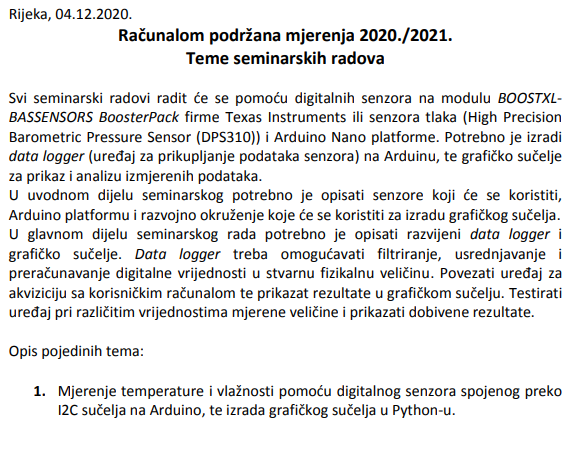
#> input picture assignment.png, 588 x 472 px; its folder holds only this picture in this run
$ python -i RPM_python.py   (imports and definitions only)
#> lines starting #> are read from the running program, lines starting #| are printed output that depends on the picture
# To do ---------------------------------------------------------------------------------------------------------------

# Legend for live graph
# Error handling
# Temperature and humidity in one file, 2 columns


# Libraries ---------------------------------------------------------------------------------------------------------------
from tkinter import *
from tkinter import messagebox
import tkinter as tk
import tkinter.ttk as ttk
import tkinter.font as font

import serial
import serial.tools.list_ports
from serial import *
from serial import Serial

from threading import Thread
import time

import matplotlib.pyplot as plt
import matplotlib.animation as animation
from matplotlib import style

import numpy as np
import pandas as pd


# Global Variables ---------------------------------------------------------------------------------------------------------------
timeTempHumFile = "data/timeTempHum.txt"
tempFileName = "data/temp.cvs"
humFileName = "data/hum.cvs"

# [1 line not run here, left out]
serialThreadBoolean = False
# [1 line not run here, left out]
textFileLines = 0

numberOfGraphPoints = 15


# Functions ---------------------------------------------------------------------------------------------------------------
# Tkinter -------------------
def selectionClear(*args):
	root.focus()
	pass

def onClosing():
	root.destroy()
	pass

# [151 lines left out: functions showHideText, tempStatsWindow, humStatsWindow, allStatsWindow, not called in this run]

def tempStatistics():
	tempStatsWindow()
	tempHistogram()

def humStatistics():
	humStatsWindow()
	humHistogram()

def allStatistics():
	allStatsWindow()
	allHistograms()

# Serial -------------------
def serialPorts():
	return [p.device for p in serial.tools.list_ports.comports()]
	pass

# [14 lines left out: functions serialInit, startSerialThread, not called in this run]

def stopSerialThread():
	global serialThreadBoolean
	serialThreadBoolean = False

# [16 lines left out: functions serialPortToLine, graphSecondsInit, not called in this run]

def animateSeconds(i):
	linesS = []
	if textFileLines >= numberOfGraphPoints:
		head = []
		with open(timeTempHumFile) as myfile:
			head = [next(myfile) for x in range(numberOfGraphPoints)]
		head.reverse()
		linesS = listToString(head).split('\n')
	else:
		head = []
		for line in reversed(list(open(timeTempHumFile))):
			head += line.rstrip() + "\n"
		linesS = listToString(head).split('\n')

	timesS = []
	temperaturesS = []
	humiditiesS = []
	for oneLine in linesS:
		if len(oneLine) > 1:
			tTimeS, tTempS, tHumS = oneLine.split(',')
			tTimeS = tTimeS[3:len(tTimeS)]
			timesS.append(tTimeS)
			temperaturesS.append(int(tTempS))
			humiditiesS.append(int(tHumS))
		axisSeconds.clear()
		axisSeconds.plot(timesS, temperaturesS, label='Temperature')
		axisSeconds.plot(timesS, humiditiesS, label='Humidity')

def showSecondsGraph():
	animationSeconds = animation.FuncAnimation(figureSeconds, animateSeconds, interval=1000)
	plt.show()

# [72 lines left out: functions tempHistogram, humHistogram, allHistograms, resetFiles, listToString, getTempFile and 2 more, not called in this run]

def addTimeToLine():
	global line
	line = time.strftime("%H:%M:%S") + "," + line + "\n"

# [23 lines left out: functions addToHumFile, addToTempFile, updateValues, not called in this run]

def loopMain():
	time.sleep(.1)
	main()

# [11 lines left out: function main, not called in this run]


# Tkinter window ---------------------------------------------------------------------------------------------------------------
# [5 lines not run here, left out]

# Fonts ----------------------------------------------
buttonFont = font.Font(family='Helvetica', size='15')
textFont = font.Font(family='Helvetica', size='12')
titleFont = font.Font(family='Helvetica', size='30')
toplevelTitleFont = font.Font(family='Helvetica', size='20')

# Mainframe ---------------------------------------------------------------------------------------------------------------
# [1 line that did not run here, left out]
# [1 line not run here, left out]

# [1 line that did not run here, left out]
# [1 line not run here, left out]
# [1 line that did not run here, left out]

# [1 line that did not run here, left out]
# [1 line not run here, left out]
# [1 line that did not run here, left out]

# [1 line that did not run here, left out]
# [4 lines not run here, left out]
# [1 line that did not run here, left out]

# [1 line that did not run here, left out]
# [1 line not run here, left out]

# [1 line that did not run here, left out]
# [1 line not run here, left out]
# [1 line that did not run here, left out]

# [1 line that did not run here, left out]
# [1 line not run here, left out]
# [1 line that did not run here, left out]

# [1 line that did not run here, left out]
# [1 line not run here, left out]

# [1 line that did not run here, left out]
# [1 line not run here, left out]
# [1 line that did not run here, left out]

# [1 line that did not run here, left out]
# [1 line not run here, left out]
# [1 line that did not run here, left out]

# [1 line that did not run here, left out]
# [1 line not run here, left out]
# [1 line that did not run here, left out]

# [1 line that did not run here, left out]
# [1 line not run here, left out]
# [1 line that did not run here, left out]

# [1 line that did not run here, left out]
# [1 line not run here, left out]

# [1 line that did not run here, left out]
# [1 line not run here, left out]
# [1 line that did not run here, left out]

# [1 line that did not run here, left out]
# [1 line not run here, left out]

# [1 line that did not run here, left out]
# [1 line not run here, left out]
# [1 line that did not run here, left out]

# [2 lines not run here, left out]


# Data frame ---------------------------------------------------------------------------------------------------------------
# [1 line that did not run here, left out]
# [1 line not run here, left out]

# [1 line that did not run here, left out]
# [1 line not run here, left out]
# [1 line that did not run here, left out]

# [1 line that did not run here, left out]
# [1 line not run here, left out]
# [1 line that did not run here, left out]

# [1 line that did not run here, left out]
# [1 line not run here, left out]
# [1 line that did not run here, left out]

# [1 line that did not run here, left out]
# [1 line not run here, left out]
# [1 line that did not run here, left out]

# [1 line that did not run here, left out]
# [1 line not run here, left out]
# [1 line that did not run here, left out]

# [1 line that did not run here, left out]
# [1 line not run here, left out]
# [1 line that did not run here, left out]

# [2 lines not run here, left out]


# Serial output frame ---------------------------------------------------------------------------------------------------------------
# [1 line that did not run here, left out]
# [1 line not run here, left out]

# [1 line that did not run here, left out]
# [1 line not run here, left out]

# [1 line that did not run here, left out]
# [5 lines not run here, left out]

>>> import cv2
>>> picture = cv2.imread('../../assignment.png', cv2.IMREAD_GRAYSCALE)
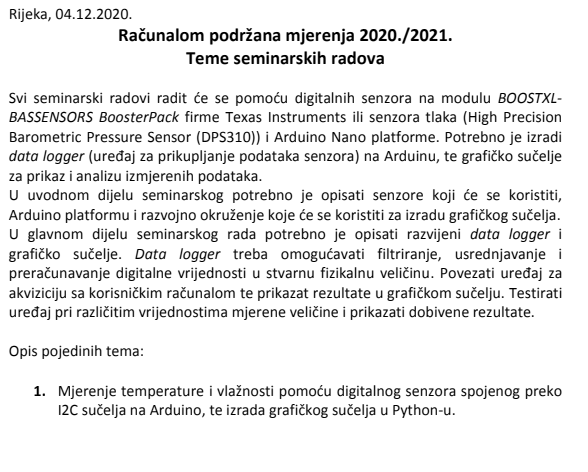
#> picture: shape (472, 588); min 0, max 255, mean 233.9
#> (the run stopped early here; a loop or call above may not have finished)
